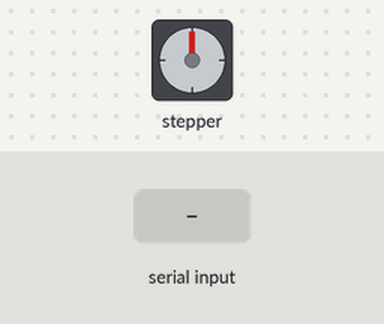
Simulated run of this sketch. Board: Arduino Uno, built with avr-gcc and run on an emulated ATmega328P. On the bench: stepper motor. The inputs (shaded band) are chosen by the test bench. Stepper angles assume 200 steps per turn; what the sketch prints to the serial monitor is not drawn.

Above: at 1.2 s.
1.3 s: "1" received over Serial
At 2.7 s:
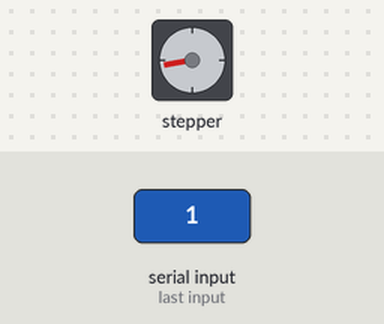
3.6 s: "2" received over Serial
At 4.05 s:
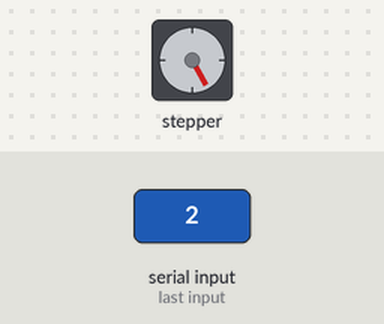
5.8 s: "2" received over Serial
At 5.95 s:
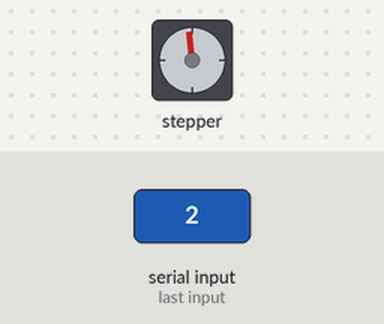
8.0 s: "1" received over Serial
At 8.15 s:
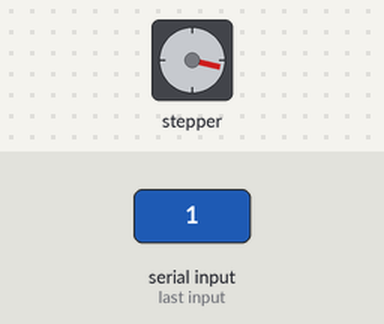
Timing chart, 0 to 11.0 s (numbered marks = the images above; inputs shaded):
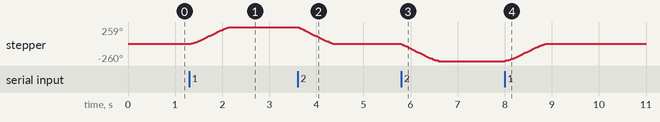

The sketch:

arduinoapp.ino
```cpp
#include <Stepper.h>

#define STEPS 200
int stepstomove;
const int turn = 148;
const float val1 = 0.1;
const float val2 = 0.1;
const float val3 = 1-val1*2-val2*2;
int input;
Stepper stepper(STEPS, 8, 9, 10, 11);

void setup() {
  Serial.begin(9600);
}

void loop() {
  if (Serial.available() > 0)
  {
    input = Serial.read();
    Serial.println(input);
    if (input == 49)
    {
      stepstomove = int(turn);
      stepper.setSpeed(30);
      stepper.step(stepstomove*val1);
      stepper.setSpeed(45);
      stepper.step(stepstomove*val2);
      stepper.setSpeed(60);
      stepper.step(stepstomove*val3);
      stepper.setSpeed(50);
      stepper.step(stepstomove*val2);
      stepper.setSpeed(40);
      stepper.step(stepstomove*val1);

    }
    if (input == 50)
    {
      stepstomove = int(turn);
      stepper.setSpeed(50);
      stepper.step(-stepstomove*val1);
      stepper.setSpeed(55);
      stepper.step(-stepstomove*val2);
      stepper.setSpeed(60);
      stepper.step(-stepstomove*val3);
      stepper.setSpeed(50);
      stepper.step(-stepstomove*val2);
      stepper.setSpeed(40);
      stepper.step(-stepstomove*val1);
      Serial.print(0);

    }
    else if (input == 48)
    {
      digitalWrite(8, LOW);
      digitalWrite(9, LOW);
      digitalWrite(10, LOW);
      digitalWrite(11, LOW);
    }
  }
  input = 0;
}
```

Measured:
- after the input at 1.3 s, stepper: turns 259° clockwise in 0.85 s, starting at once
- after the input at 3.6 s, stepper: turns 259° counter-clockwise in 0.78 s, starting at once
- after the input at 5.8 s, stepper: turns 260° counter-clockwise in 0.78 s, starting at once
- after the input at 8.0 s, stepper: turns 260° clockwise in 0.85 s, starting at once
